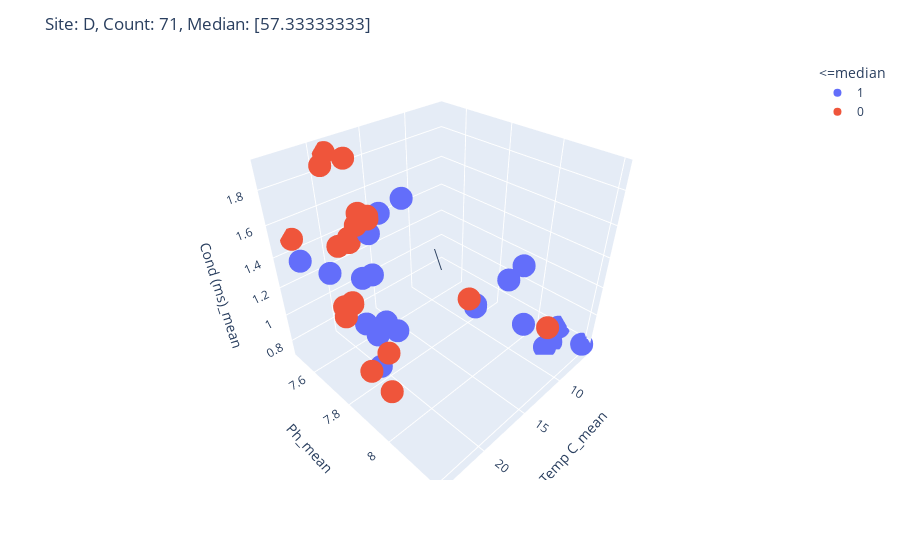
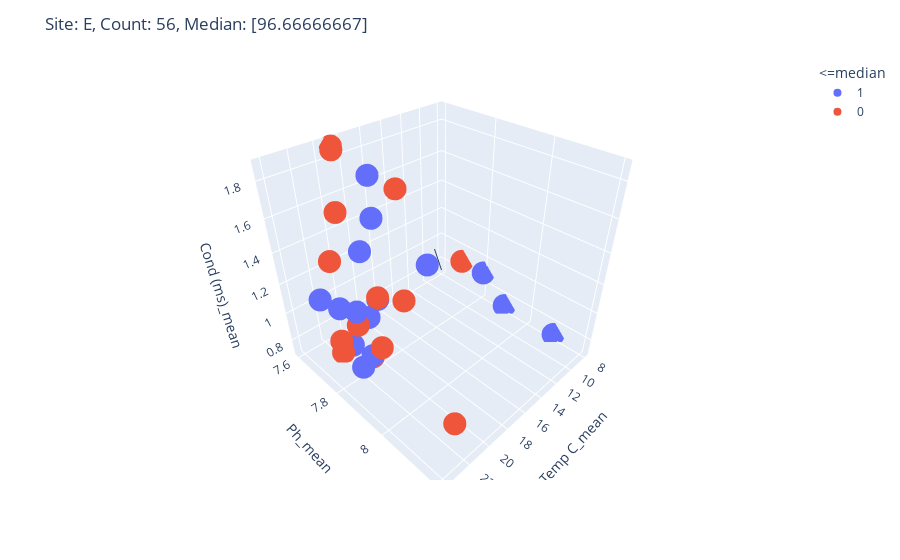
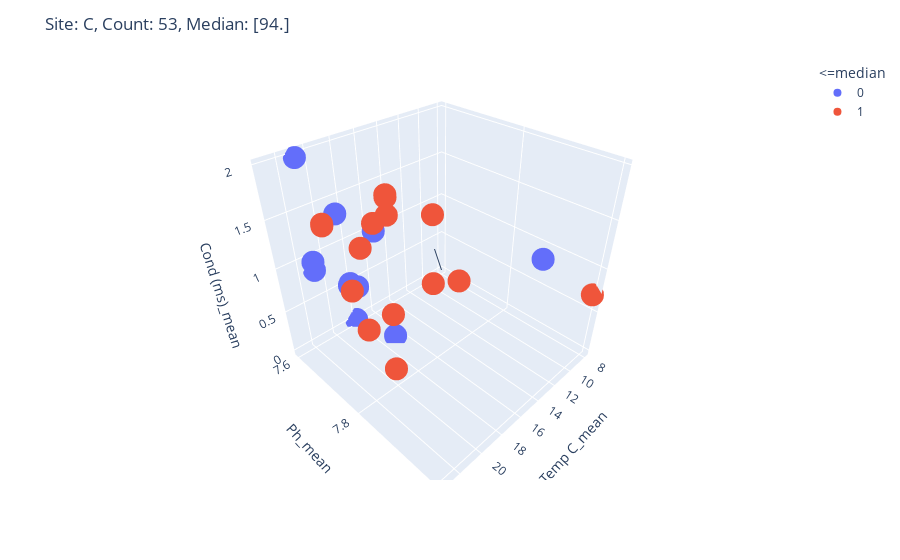
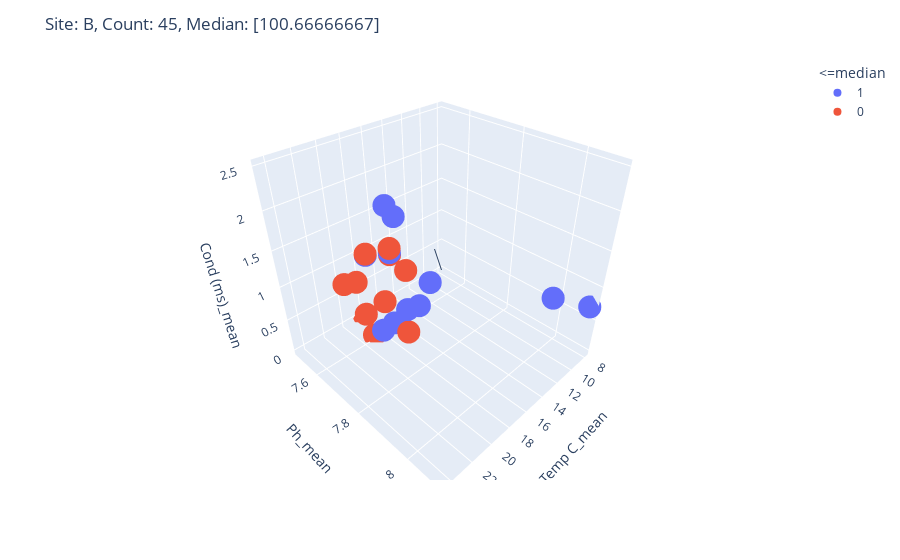

Notebook code for these charts, in order:
### Code cell
for site in class_coliform_df["Site"].unique():
    fig = px.scatter_3d(
        class_coliform_df[class_coliform_df["Site"] == site],
        x="Temp C_mean",
        y="Ph_mean",
        z="Cond (ms)_mean",
        color="<=median",
    )
    fig.update_layout(
        title_text="Site: "
        + site
        + ", "
        + "Count: "
        + str(len(class_coliform_df[class_coliform_df["Site"] == site]))
        + ", "
        + "Median: "
        + str(coliform_df[coliform_df["Site"] == site]["median"].unique())
    )

    fig.add_annotation()
    fig.show()

### Figure 1 — Plotly figure (JSON) as saved in the notebook; plotly's stock layout.template omitted (floating-point values rounded to 4 significant figures)
{"data": [{"hovertemplate": "<=median=1<br>Temp C_mean=%{x}<br>Ph_mean=%{y}<br>Cond (ms)_mean=%{z}<extra></extra>", "legendgroup": "1", "marker": {"color": "#636efa", "symbol": "circle"}, "mode": "markers", "name": "1", "scene": "scene", "showlegend": true, "type": "scatter3d", "x": [6, 6, 9, 8, 11, 9, 9, 8, 7, 22, 20, 20, 22, 22, 21, 21, 21, 21, 21, 21, 21, 21, 21, 21, 20, 20, 22, 22, 21, 21, 21, 21, 21.9, 23.9, 23.9, 23], "y": [8.1, 8.2, 7.8, 8, 8, 8, 7.8, 8.1, 8.1, 7.9, 7.8, 7.8, 7.8, 7.8, 7.9, 7.9, 7.8, 7.8, 7.8, 7.8, 7.8, 7.8, 7.8, 7.8, 7.9, 7.9, 7.9, 7.9, 7.8, 7.8, 7.8, 7.6, 7.8, 7.6, 7.6, 7.7], "z": [0.8, 0.77, 0.8, 0.8, 1.25, 1.28, 0.78, 0.72, 0.72, 0.79, 1.77, 1.77, 1.17, 1.17, 1.19, 1.19, 0.81, 0.81, 1.05, 1.05, 1.05, 1.05, 1.45, 1.45, 1.91, 1.91, 1.29, 1.29, 1.688, 1.688, 1.688, 1.922, 1.46, 1.46, 1.46, 1.44]}, {"hovertemplate": "<=median=0<br>Temp C_mean=%{x}<br>Ph_mean=%{y}<br>Cond (ms)_mean=%{z}<extra></extra>", "legendgroup": "0", "marker": {"color": "#EF553B", "symbol": "circle"}, "mode": "markers", "name": "0", "scene": "scene", "showlegend": true, "type": "scatter3d", "x": [10, 10, 8, 8, 21, 21, 21, 21, 22, 22, 22, 22, 22, 22, 20, 20, 20, 19, 19, 19, 19, 21, 22, 22, 24, 24, 23.4, 23.4, 23, 23, 23, 23, 21, 21, 23], "y": [7.8, 7.8, 8.1, 8.1, 7.8, 7.8, 7.8, 7.8, 7.9, 7.9, 7.9, 7.8, 7.8, 7.8, 7.7, 7.7, 7.7, 7.6, 7.6, 7.5, 7.5, 7.7, 7.7, 7.7, 7.82, 7.82, 7.78, 7.78, 7.8, 7.8, 7.8, 7.8, 7.7, 7.6, 7.5], "z": [0.885, 0.885, 0.88, 0.88, 1.766, 1.766, 1.781, 1.781, 1.08, 1.08, 0.79, 1.76, 0.82, 0.82, 1.703, 1.703, 1.703, 1.92, 1.92, 1.9, 1.9, 1.59, 1.57, 1.57, 1.32, 1.32, 1.32, 1.32, 1.34, 1.34, 1.35, 1.35, 1.562, 1.922, 1.49]}], "layout": {"annotations": [{}], "legend": {"title": {"text": "<=median"}, "tracegroupgap": 0}, "margin": {"t": 60}, "scene": {"domain": {"x": [0, 1], "y": [0, 1]}, "xaxis": {"title": {"text": "Temp C_mean"}}, "yaxis": {"title": {"text": "Ph_mean"}}, "zaxis": {"title": {"text": "Cond (ms)_mean"}}}, "title": {"text": "Site: D, Count: 71, Median: [57.33333333]"}}}

### Figure 2 — Plotly figure (JSON) as saved in the notebook; plotly's stock layout.template omitted (floating-point values rounded to 4 significant figures)
{"data": [{"hovertemplate": "<=median=1<br>Temp C_mean=%{x}<br>Ph_mean=%{y}<br>Cond (ms)_mean=%{z}<extra></extra>", "legendgroup": "1", "marker": {"color": "#636efa", "symbol": "circle"}, "mode": "markers", "name": "1", "scene": "scene", "showlegend": true, "type": "scatter3d", "x": [8, 8, 8, 23, 21, 21, 23, 23, 22, 22, 21, 21, 21, 21, 20, 20, 20, 20, 22, 22, 20, 20, 20, 23.8, 23.8, 24.1, 24.1, 22], "y": [7.8, 7.9, 8.1, 8.2, 7.8, 7.8, 7.9, 7.9, 7.8, 7.8, 7.7, 7.7, 7.8, 7.8, 8, 8, 7.8, 7.8, 7.9, 7.9, 7.8, 7.8, 7.8, 7.83, 7.83, 7.76, 7.76, 7.8], "z": [0.89, 0.725, 0.72, 1.02, 0.79, 0.79, 1.64, 1.64, 0.75, 0.75, 0.74, 0.74, 1.07, 1.07, 1.56, 1.56, 1.86, 1.86, 1.34, 1.34, 1.641, 1.641, 1.641, 1.28, 1.28, 1.27, 1.27, 1.15]}, {"hovertemplate": "<=median=0<br>Temp C_mean=%{x}<br>Ph_mean=%{y}<br>Cond (ms)_mean=%{z}<extra></extra>", "legendgroup": "0", "marker": {"color": "#EF553B", "symbol": "circle"}, "mode": "markers", "name": "0", "scene": "scene", "showlegend": true, "type": "scatter3d", "x": [8, 22, 23, 22, 22, 21, 21, 22, 22, 20, 20, 22, 22, 21, 21, 21, 19, 19, 19, 19, 22, 22, 22, 22, 22, 22, 22, 22], "y": [7.7, 8, 8.2, 7.9, 7.9, 7.8, 7.8, 7.8, 7.8, 7.9, 7.9, 7.9, 7.9, 7.7, 7.7, 7.7, 7.6, 7.6, 7.6, 7.6, 7.7, 7.7, 7.7, 7.7, 7.7, 7.7, 7.7, 7.7], "z": [0.89, 1.44, 1.02, 1.03, 1.03, 0.78, 0.78, 1.06, 1.06, 1.86, 1.86, 1.35, 1.35, 1.625, 1.625, 1.625, 1.87, 1.87, 1.85, 1.85, 0.82, 0.82, 0.73, 0.73, 1.37, 1.37, 1.37, 1.37]}], "layout": {"annotations": [{}], "legend": {"title": {"text": "<=median"}, "tracegroupgap": 0}, "margin": {"t": 60}, "scene": {"domain": {"x": [0, 1], "y": [0, 1]}, "xaxis": {"title": {"text": "Temp C_mean"}}, "yaxis": {"title": {"text": "Ph_mean"}}, "zaxis": {"title": {"text": "Cond (ms)_mean"}}}, "title": {"text": "Site: E, Count: 56, Median: [96.66666667]"}}}

### Figure 3 — Plotly figure (JSON) as saved in the notebook; plotly's stock layout.template omitted (floating-point values rounded to 4 significant figures)
{"data": [{"hovertemplate": "<=median=0<br>Temp C_mean=%{x}<br>Ph_mean=%{y}<br>Cond (ms)_mean=%{z}<extra></extra>", "legendgroup": "0", "marker": {"color": "#636efa", "symbol": "circle"}, "mode": "markers", "name": "0", "scene": "scene", "showlegend": true, "type": "scatter3d", "x": [9, 20, 20, 21, 21, 22, 22, 22, 18, 18, 17, 17, 21, 21, 21, 21, 23.1, 22.7, 22.7, 23, 23, 23, 23, 22, 21, 21], "y": [7.9, 7.7, 7.7, 7.6, 7.6, 7.8, 7.8, 7.8, 7.6, 7.6, 7.7, 7.7, 7.8, 7.8, 7.7, 7.7, 7.81, 7.79, 7.79, 7.7, 7.7, 7.8, 7.8, 7.7, 7.6, 7.6], "z": [0.935, 0.85, 0.85, 0.85, 0.85, 1.609, 1.609, 1.609, 0, 0, 0, 0, 1.7, 1.7, 1.65, 1.65, 1.32, 1.31, 1.31, 1.31, 1.31, 1.34, 1.34, 1.609, 1.98, 1.98]}, {"hovertemplate": "<=median=1<br>Temp C_mean=%{x}<br>Ph_mean=%{y}<br>Cond (ms)_mean=%{z}<extra></extra>", "legendgroup": "1", "marker": {"color": "#EF553B", "symbol": "circle"}, "mode": "markers", "name": "1", "scene": "scene", "showlegend": true, "type": "scatter3d", "x": [8, 20, 20, 20, 20, 21, 21, 20, 20, 20, 20, 22, 22, 23, 23, 22, 20, 20, 20, 20, 22, 22, 22, 23.1, 22, 22, 22], "y": [8, 7.8, 7.8, 7.8, 7.8, 7.8, 7.8, 7.8, 7.8, 7.8, 7.8, 8, 8, 7.9, 7.9, 7.8, 7.9, 7.9, 7.9, 7.9, 7.8, 7.8, 7.8, 7.81, 7.7, 7.7, 7.7], "z": [0.71, 1.93, 1.93, 1.95, 1.95, 1.766, 1.766, 1.781, 1.781, 0.82, 0.82, 1.83, 1.83, 0.82, 0.82, 0.81, 1.41, 1.41, 1.98, 1.98, 1.609, 1.609, 1.609, 1.32, 1.609, 1.594, 1.594]}], "layout": {"annotations": [{}], "legend": {"title": {"text": "<=median"}, "tracegroupgap": 0}, "margin": {"t": 60}, "scene": {"domain": {"x": [0, 1], "y": [0, 1]}, "xaxis": {"title": {"text": "Temp C_mean"}}, "yaxis": {"title": {"text": "Ph_mean"}}, "zaxis": {"title": {"text": "Cond (ms)_mean"}}}, "title": {"text": "Site: C, Count: 53, Median: [94.]"}}}

### Figure 4 — Plotly figure (JSON) as saved in the notebook; plotly's stock layout.template omitted (floating-point values rounded to 4 significant figures)
{"data": [{"hovertemplate": "<=median=1<br>Temp C_mean=%{x}<br>Ph_mean=%{y}<br>Cond (ms)_mean=%{z}<extra></extra>", "legendgroup": "1", "marker": {"color": "#636efa", "symbol": "circle"}, "mode": "markers", "name": "1", "scene": "scene", "showlegend": true, "type": "scatter3d", "x": [9, 8, 22, 22, 21, 21, 22, 22, 20, 20, 21, 21, 21, 21, 21, 24.4, 21, 21, 21, 22.7, 22.7, 22, 22], "y": [8, 8.1, 7.8, 7.8, 7.8, 7.8, 7.9, 7.9, 7.9, 7.9, 7.9, 7.9, 7.7, 7.7, 7.7, 7.86, 7.8, 7.8, 7.8, 7.9, 7.9, 7.84, 7.84], "z": [0.695, 0.71, 0.9, 0.9, 0.91, 0.91, 1.43, 1.43, 1.594, 1.594, 1.39, 1.39, 1.594, 1.594, 1.594, 1.49, 1.797, 1.821, 1.821, 2.49, 2.49, 2.46, 2.46]}, {"hovertemplate": "<=median=0<br>Temp C_mean=%{x}<br>Ph_mean=%{y}<br>Cond (ms)_mean=%{z}<extra></extra>", "legendgroup": "0", "marker": {"color": "#EF553B", "symbol": "circle"}, "mode": "markers", "name": "0", "scene": "scene", "showlegend": true, "type": "scatter3d", "x": [22, 22, 22, 21, 21, 21, 18, 18, 19, 19, 21, 21, 21, 21, 24.4, 22.9, 22.9, 23, 23, 22, 22, 21], "y": [7.9, 7.9, 7.9, 7.7, 7.7, 7.7, 7.5, 7.5, 7.6, 7.6, 7.8, 7.8, 7.8, 7.8, 7.86, 7.86, 7.86, 7.7, 7.7, 7.7, 7.7, 7.8], "z": [1.14, 1.14, 1.89, 1.609, 1.609, 1.609, 0, 0, 0, 0, 1.87, 1.87, 1.87, 1.87, 1.49, 1.51, 1.51, 1.37, 1.37, 1.32, 1.32, 1.797]}], "layout": {"annotations": [{}], "legend": {"title": {"text": "<=median"}, "tracegroupgap": 0}, "margin": {"t": 60}, "scene": {"domain": {"x": [0, 1], "y": [0, 1]}, "xaxis": {"title": {"text": "Temp C_mean"}}, "yaxis": {"title": {"text": "Ph_mean"}}, "zaxis": {"title": {"text": "Cond (ms)_mean"}}}, "title": {"text": "Site: B, Count: 45, Median: [100.66666667]"}}}
